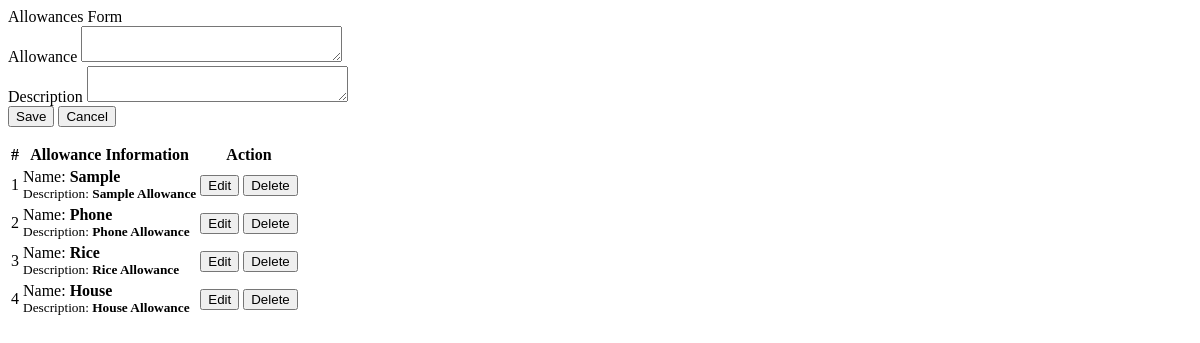
Before: /allowances.php with the older database file.
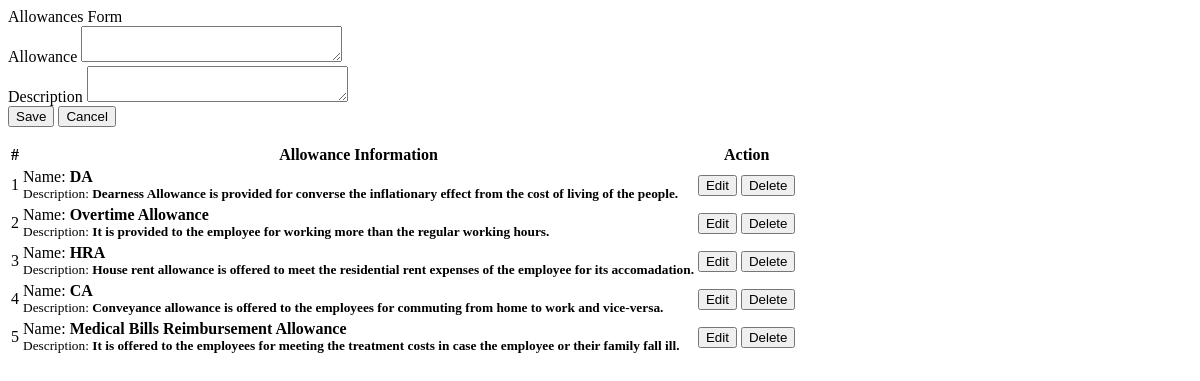
After: the same page with the newer database file.
### tables this page shows
CREATE TABLE `allowances` (
  `id` int(30) NOT NULL,
  `allowance` text NOT NULL,
  `description` text NOT NULL
);

### allowances.php (the view, shortened to what this page needs)
<?php include('db_connect.php');?>
<div class="container-fluid">
	<div class="col-lg-12">
		<div class="row">
			<div class="col-md-4">
			<form action="" id="manage-allowances">
				<div class="card">
					<div class="card-header">
						  Allowances Form
				  	</div>
					<div class="card-body">
							<div class="form-group">
								<label class="control-label">Allowance</label>
								<textarea name="allowance" id="" cols="30" rows="2" class="form-control" required></textarea>
							</div>
							<div class="form-group">
								<label class="control-label">Description</label>
								<textarea name="description" id="" cols="30" rows="2" class="form-control" required></textarea>
							</div>
					</div>
					<div class="card-footer">
						<div class="row">
							<div class="col-md-12">
								<button class="btn btn-sm btn-primary col-sm-3 offset-md-3"> Save</button>
								<button class="btn btn-sm btn-default col-sm-3" type="button" onclick="_reset()"> Cancel</button>
							</div>
						</div>
					</div>
				</div>
			</form>
			</div>
			<div class="col-md-8">
				<div class="card">
					<div class="card-body">
						<table class="table table-bordered table-hover">
							<thead>
								<tr>
									<th class="text-center">#</th>
									<th class="text-center">Allowance Information</th>
									<th class="text-center">Action</th>
								</tr>
							</thead>
							<tbody>
								<?php
								$i = 1;
								$allowances = $conn->query("SELECT * FROM allowances order by id asc");
								while($row=$allowances->fetch_assoc()):
								?>
								<tr>
									<td class="text-center"><?php echo $i++ ?></td>
									<td class="">
										 <p>Name: <b><?php echo $row['allowance'] ?></b></p>
										 <p class="truncate"><small>Description: <b><?php echo $row['description'] ?></b></small></p>
									</td>
									<td class="text-center">
										<button class="btn btn-sm btn-primary edit_allowances" type="button" data-id="<?php echo $row['id'] ?>" data-allowance="<?php echo $row['allowance'] ?>" data-description="<?php echo $row['description'] ?>" >Edit</button>
										<button class="btn btn-sm btn-danger delete_allowances" type="button" data-id="<?php echo $row['id'] ?>">Delete</button>
									</td>
								</tr>
								<?php endwhile; ?>
							</tbody>
						</table>
					</div>
				</div>
			</div>
		</div>
	</div>
</div>

### allowances.php (style rules this page uses)
td { vertical-align: middle !important; }
td p { margin: unset }

Changed rows visible on the page:
removed allowances: allowance "Sample", description "Sample Allowance"
removed allowances: allowance "Phone", description "Phone Allowance"
removed allowances: allowance "Rice", description "Rice Allowance"
removed allowances: allowance "House", description "House Allowance"
added allowances: allowance "DA", description "Dearness Allowance is provided for converse the inflationary effect from the cost of living of the people."
added allowances: allowance "Overtime Allowance", description "It is provided to the employee for working more than the regular working hours."
added allowances: allowance "HRA", description "House rent allowance is offered to meet the residential rent expenses of the employee for its accomadation."
added allowances: allowance "CA", description "Conveyance allowance is offered to the employees for commuting from home to work and vice-versa."
added allowances: allowance "Medical Bills Reimbursement Allowance", description "It is offered to the employees for meeting the treatment costs in case the employee or their family fall ill."
